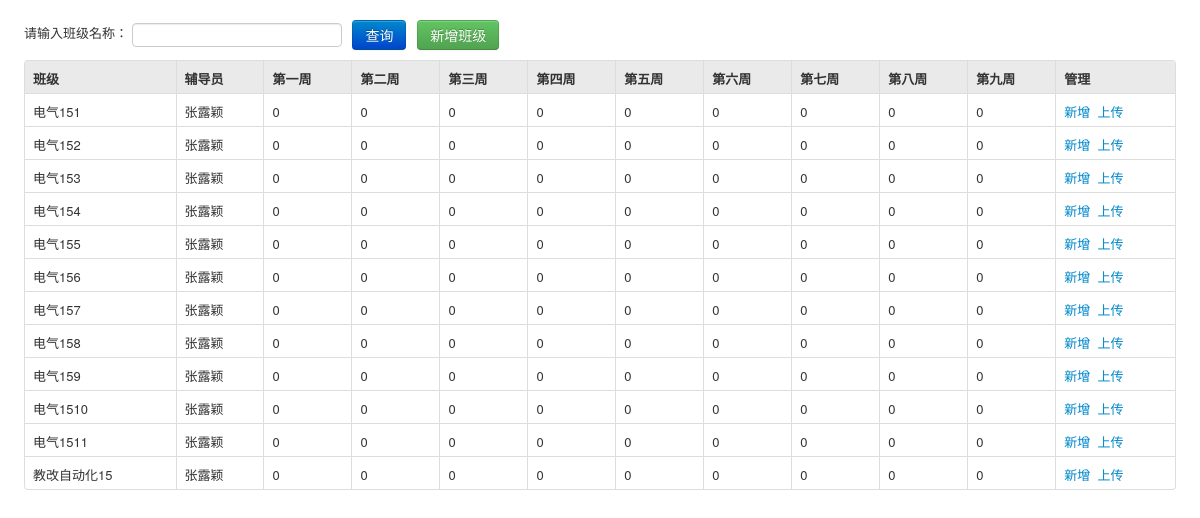
Page /php/classTotal.php?id=1501 on the earlier database version.
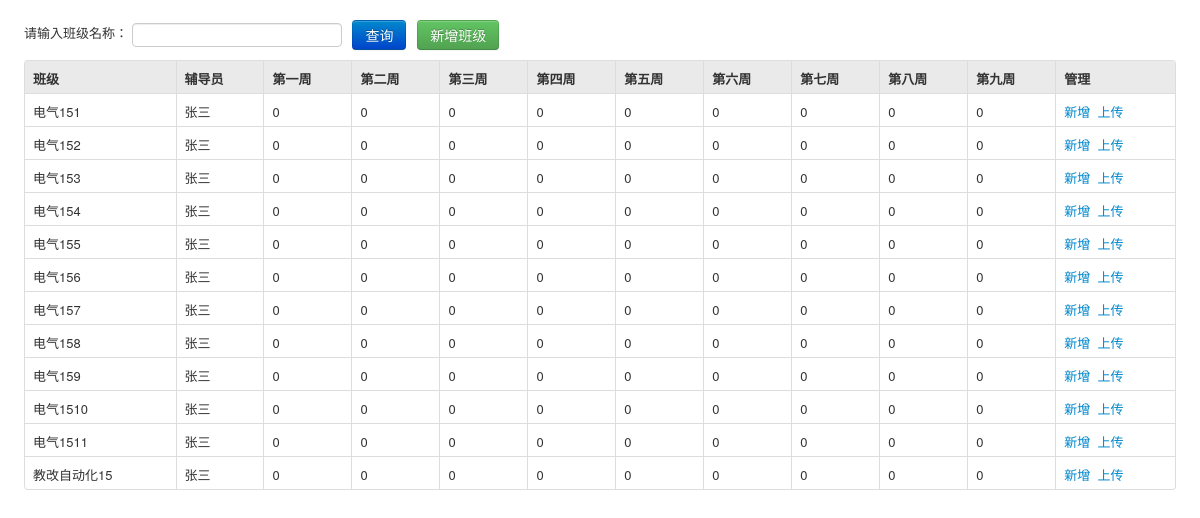
Same page on the later database version.
### tables this page shows
CREATE TABLE `classtotal` (
  `facultyID` int(20) unsigned NOT NULL,
  `classID` int(20) unsigned NOT NULL,
  `classname` varchar(20) NOT NULL,
  `counsellor` varchar(20) NOT NULL,
  `week1` int(20) NOT NULL,
  `week2` int(4) NOT NULL,
  `week3` int(4) NOT NULL,
  `week4` int(4) NOT NULL,
  `week5` int(4) NOT NULL,
  `week6` int(4) NOT NULL,
  `week7` int(4) NOT NULL,
  `week8` int(4) NOT NULL,
  `week9` int(4) NOT NULL,
  `week10` int(4) NOT NULL,
  `week11` int(4) NOT NULL,
  `week12` int(4) NOT NULL,
  `week13` int(4) NOT NULL,
  `week14` int(4) NOT NULL,
  `week15` int(4) NOT NULL,
  `week16` int(4) NOT NULL,
  `week17` int(4) NOT NULL,
  `week18` int(4) NOT NULL,
  `week19` int(4) NOT NULL,
  `week20` int(4) NOT NULL,
  PRIMARY KEY (`classID`)
);

### php/classTotal.php (the view, shortened to what this page needs)
<?php
	$conn = db_connect();
	$facultyID=$_GET['id'];
	$sql="select * from classtotal where facultyID='".$facultyID."' order by classID";
	mysqli_query($conn, "set character set 'utf8'");
	$result=mysqli_query($conn, $sql);
?>
<!DOCTYPE html>
<html>
<head>
    <link rel="stylesheet" type="text/css" href="../css/bootstrap.css" />
    <link rel="stylesheet" type="text/css" href="../css/bootstrap-responsive.css" />
    <link rel="stylesheet" type="text/css" href="../css/style.css" />
</head>
<body>
<form class="form-inline definewidth m20" action="php/search.php" method="post">
    请输入班级名称：
    <input type="text" name="menuname" id="menuname" class="abc" value="">&nbsp;&nbsp;
    <button type="submit" class="btn btn-primary">查询</button>&nbsp;&nbsp;
     <a  class="btn btn-success" id="addnew" href="">新增班级</a>
</form>
<table class="table table-bordered table-hover definewidth m10" data-role="table" data-mode="columntoggle" id="myTable">
    <thead>
    <tr>
        <th>班级</th>
        <th>辅导员</th>
        <th>第一周</th>
        <th>第二周</th>
        <th>第三周</th>
        <th>第四周</th>
        <th>第五周</th>
        <th>第六周</th>
        <th>第七周</th>
        <th>第八周</th>
        <th>第九周</th>
        <th>管理</th>
    </tr>
    </thead>
        <tr>
               <?php
               while ($row=mysqli_fetch_assoc($result)) {
				echo "<tr>";
				echo "<td>{$row['classname']}</td>";
				echo "<td>{$row['counsellor']}</td>";
				echo "<td>{$row['week1']}</td>";
				echo "<td>{$row['week2']}</td>";
				echo "<td>{$row['week3']}</td>";
				echo "<td>{$row['week4']}</td>";
				echo "<td>{$row['week5']}</td>";
				echo "<td>{$row['week6']}</td>";
				echo "<td>{$row['week7']}</td>";
				echo "<td>{$row['week8']}</td>";
				echo "<td>{$row['week9']}</td>";
				echo "<td><a href='add.php?id={$row['classID']}'>新增&nbsp;</a><a href='upload.php?id={$row['classID']}'>&nbsp;上传
					  </td>";
				echo "</tr>";
			}
		?>
            </tr>
           </table>
</body>
</html>

### css/style.css (style rules this page uses)
body { font-size: 13px; }
select, textarea, input[type="text"], input[type="password"], input[type="datetime"], input[type="datetime-local"], input[type="date"], input[type="month"], input[type="time"], input[type="week"], input[type="number"], input[type="email"], input[type="url"], input[type="search"], input[type="tel"], input[type="color"], .uneditable-input { padding: 1px; }
form { margin: 0 0 5px; }
.table td, .table th { padding-top: 8px; padding-bottom: 4px; line-height:20ppx; }
.table th { background-color:#eaeaea; }
.definewidth { width:96%; margin:auto; }
.m10 { margin-top:10px; }
.m20 { padding-top:20px; }

### php/classTotal.php (style rules this page uses)
body { padding-bottom: 40px; }

Differences in the rows shown:
changed classtotal "电气151": counsellor "张露颖" → "张三"
changed classtotal "电气152": counsellor "张露颖" → "张三"
changed classtotal "电气153": counsellor "张露颖" → "张三"
changed classtotal "电气154": counsellor "张露颖" → "张三"
changed classtotal "电气155": counsellor "张露颖" → "张三"
changed classtotal "电气156": counsellor "张露颖" → "张三"
changed classtotal "电气157": counsellor "张露颖" → "张三"
changed classtotal "电气158": counsellor "张露颖" → "张三"
changed classtotal "电气159": counsellor "张露颖" → "张三"
changed classtotal "电气1510": counsellor "张露颖" → "张三"
changed classtotal "电气1511": counsellor "张露颖" → "张三"
changed classtotal "教改自动化15": counsellor "张露颖" → "张三"
